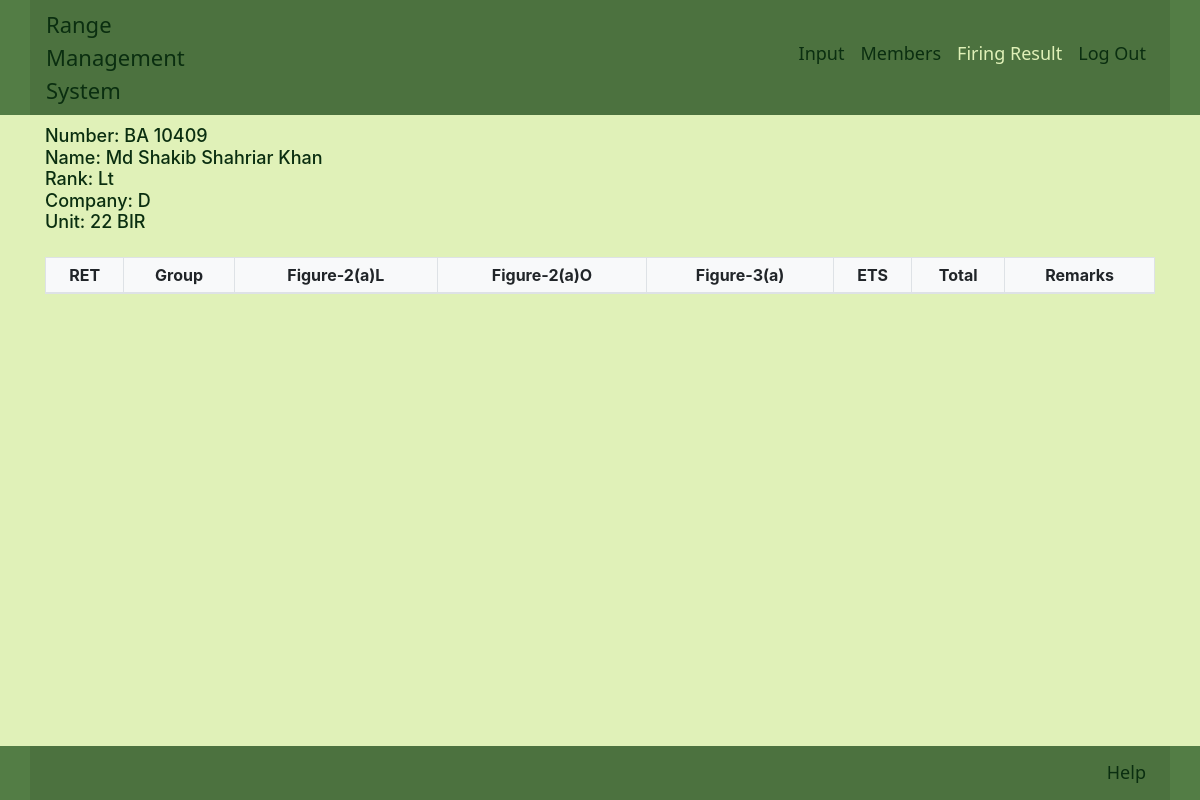
The page /result/6 on the database its author committed.
### Range/models.py (models this page shows, shortened)
class Firer(models.Model):
    number = models.CharField(max_length=100, null=True, unique=True)
    name = models.CharField(max_length=100, null=True)
    rank = models.CharField(max_length=100, null=True)
    coy = models.CharField(max_length=100, null=True)
    unit = models.CharField(max_length=100, null=True)

### Range/views.py (the view)
# urls.py: path('result/<str:pk>', views.result, name='result')
def result(request, pk):
    firer = Firer.objects.get(id=pk)
    result = Result.objects.filter(firer=firer)
    context = {'firer': firer, 'result': result}
    return render(request, 'result.html', context)

### template/result.html (shortened to what this page needs)
{% extends 'base.html' %}
{% load static %}
{% block navbar %}
<a class="nav-item nav-link" href="{% url 'inputfirer' %}">Input</a>
<a class="nav-item nav-link" href="{% url 'showmember' %}">Members</a>
<a class="nav-item nav-link active" href="{% url 'firingresult' %}">Firing Result</a>
<a class="nav-item nav-link" href="{% url 'logoutUser' %}">Log Out</a>
{% endblock %}
{% block content %}
<div class="container">
    <ul class="no-bullet h5">
        <li class="">Number: {{firer.number}}</li>
        <li class="">Name: {{firer.name}}</li>
        <li class="">Rank: {{firer.rank}}</li>
        <li class="">Company: {{firer.coy}}</li>
        <li class="">Unit: {{firer.unit}}</li>
    </ul>
</div>
<div class="container mt-4">
    <table class="table table-bordered table-sm bg-light">
        <thead class='text-center'>
          <tr>
            <th scope="col">RET</th>
            <th scope="col">Group</th>
            <th scope="col">Figure-2(a)L</th>
            <th scope="col">Figure-2(a)O</th>
            <th scope="col">Figure-3(a)</th>
            <th scope="col">ETS</th>
            <th scope="col">Total</th>
            <th scope="col">Remarks</th>
          </tr>
        </thead>
      </table>
    </div>
{% endblock %}
{% block footer %}
<a class="nav-item nav-link" href="#">Help</a>
{% endblock %}

### template/base.html (style rules this page uses)
body { background-color: #E0F1B8; }
.nav-item { color:#0A2E10 !important; font-size: 18px; }
.active { color:#E0F1B8 !important; }
.no-bullet { list-style-type: none; margin-left: -40px; margin-top: 10px; color:#0A2E10; font-size:18px; }

### rows shown on the page
Firer: number "BA 10409", name "Md Shakib Shahriar Khan", rank "Lt", coy "D", unit "22 BIR"
